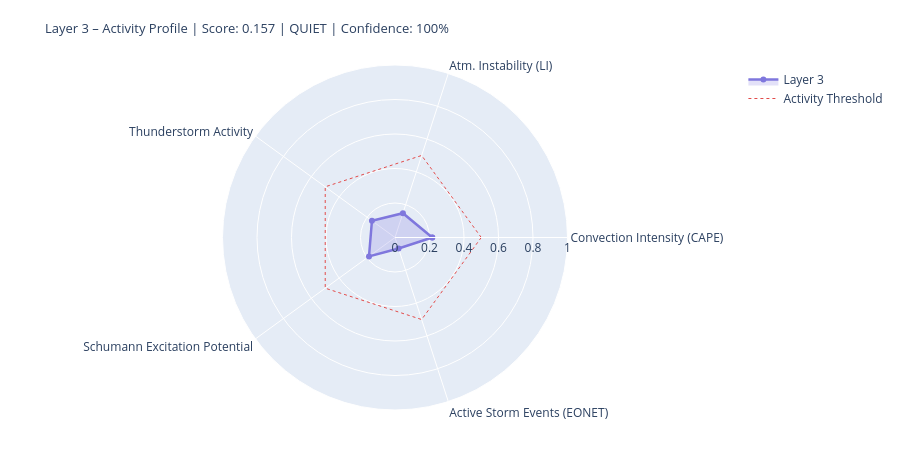

Notebook source saved alongside this figure:
### Markdown cell above
---
## 4. State Assessment & Handoff to Layer 4/5

### Code cell
# ============================================================
# LAYER-3-SCORE
# Five dynamic components
# ============================================================

def norm(v, lo, hi):
    if v is None or (isinstance(v, float) and math.isnan(v)): return None
    return round(max(0.0, min(1.0, (v - lo) / (hi - lo))), 4)

# --- 1) Convection intensity (global CAPE mean) ---
cape_mean = df_atm['cape'].dropna().mean() if not df_atm.empty else None
conv_score = norm(cape_mean, 0, 3000)
conv_src   = 'primary' if cape_mean is not None else 'missing'

# --- 2) Atmospheric instability (LI mean) ---
li_mean   = df_atm['li'].dropna().mean() if not df_atm.empty else None
# Negative LI = unstable → higher score
instab_score = norm(-li_mean if li_mean is not None else None, -6, 6)
instab_src   = 'primary' if li_mean is not None else 'missing'

# --- 3) Thunderstorm activity (mean thunder score + WMO count) ---
thunder_mean = df_atm['thunder_score'].mean() if not df_atm.empty else None
n_thunder    = int(df_atm['thunderstorm'].sum()) if not df_atm.empty else 0
thunder_score_val = norm(
    (thunder_mean or 0) * 0.7 + n_thunder * 0.1, 0, 1.0
) if thunder_mean is not None else None
thunder_src = 'primary'

# --- 4) Schumann excitation potential (weighted Schumann contribution) ---
schumann_pot = df_atm['schumann_contribution'].mean() if not df_atm.empty else None
# Boosted by Layer-2 thunderstorm trigger
if schumann_pot is not None and l2_thunder:
    schumann_pot = min(1.0, schumann_pot * 1.2)
schumann_score = norm(schumann_pot, 0, 1.0) if schumann_pot is not None else None
schumann_src   = 'derived'

# --- 5) Storm activity (NASA EONET) ---
# Distinction: None = data not loaded, 0.0 = loaded but no events
storm_score = None
storm_src   = 'missing'
if raw.get('storms') is not None:          # API reached successfully
    storm_score = norm(len(storm_events), 0, 30) if storm_events else 0.0
    storm_src   = 'primary'

# X-Ray and Kp: context only, not in dynamic score
# (X-Ray = Layer-0/4 driver; Kp = geomagnetic index, not a lightning proxy)
xray_context = None
if raw.get('xray'):
    df_xc = pd.DataFrame(raw['xray'])
    fc = next((c for c in df_xc.columns
               if any(k in c.lower() for k in ['flux','long']) and 'time' not in c.lower()),
              df_xc.columns[1])
    df_xc[fc] = pd.to_numeric(df_xc[fc], errors='coerce')
    xray_last = df_xc[fc].dropna().iloc[-1] if not df_xc[fc].dropna().empty else None
    if xray_last:
        xray_class = ('X' if xray_last>=1e-4 else 'M' if xray_last>=1e-5
                      else 'C' if xray_last>=1e-6 else 'B')
        xray_context = {'flux': float(xray_last), 'class': xray_class}
        print(f'X-Ray context: {xray_class}-class ({xray_last:.2e} W/m²)')

# --- Aggregate ---
COMPONENTS = {
    'Convection Intensity (CAPE)':  {'score': conv_score,       'source': conv_src,    'dynamic': True},
    'Atm. Instability (LI)':         {'score': instab_score,     'source': instab_src,  'dynamic': True},
    'Thunderstorm Activity':              {'score': thunder_score_val, 'source': thunder_src, 'dynamic': True},
    'Schumann Excitation Potential':   {'score': schumann_score,   'source': schumann_src,'dynamic': True},
    'Active Storm Events (EONET)': {'score': storm_score,      'source': storm_src,   'dynamic': True},
}

available   = {k: v['score'] for k, v in COMPONENTS.items() if v['score'] is not None}
unavailable = [k for k, v in COMPONENTS.items() if v['score'] is None]
layer3_score = round(sum(available.values()) / len(available), 4) if available else None
confidence   = round(len(available) / len(COMPONENTS), 2)
level = ('unknown' if layer3_score is None
         else 'quiet'   if layer3_score < 0.3
         else 'moderate' if layer3_score < 0.6
         else 'active')
dominant_l3 = max(available, key=available.get) if available else 'none'

# --- Ausgabe ---
W = 68
print('=' * W)
print('LAYER 3 – ATMOSPHERE / WEATHER / THUNDERSTORMS – STATE ASSESSMENT')
print('=' * W)
for name, comp in COMPONENTS.items():
    s = comp['score']
    if s is not None:
        bar = '█' * int(s * 20) + '░' * (20 - int(s * 20))
        print(f'  {name:<36} {bar}  {s:.3f}  [{comp["source"]}]')
    else:
        print(f'  {name:<36} {"─" * 20}  n/a   [missing]')
print('-' * W)
print(f'  Score:        {layer3_score:.3f}  ({len(available)}/{len(COMPONENTS)} components)')
print(f'  Confidence:   {confidence:.0%}')
print(f'  Level:        {level.upper()}')
print(f'  Dominant:     {dominant_l3}')
print(f'  CAPE mean:    {cape_mean:.0f} J/kg' if cape_mean else '  CAPE mean:    n/a')
print(f'  LI mean:      {li_mean:.1f} K' if li_mean is not None else '  LI mean:      n/a')
print(f'  Thunderstorms:{n_thunder} points (WMO)  +  {len(storm_events)} NASA EONET')
print('=' * W)

# Radar
cats   = list(available.keys())
vals_r = list(available.values())
if len(cats) >= 3:
    fig = go.Figure()
    fig.add_trace(go.Scatterpolar(
        r=vals_r + [vals_r[0]], theta=cats + [cats[0]],
        fill='toself', fillcolor='rgba(127,119,221,0.22)',
        line=dict(color='#7F77DD', width=2.5), name='Layer 3'
    ))
    fig.add_trace(go.Scatterpolar(
        r=[0.5] * (len(cats)+1), theta=cats + [cats[0]],
        line=dict(color='#E24B4A', dash='dot', width=1),
        mode='lines', name='Activity Threshold'
    ))
    fig.update_layout(
        title=dict(
            text=f'Layer 3 – Activity Profile | Score: {layer3_score:.3f} | {level.upper()} | Confidence: {confidence:.0%}',
            font=dict(size=13)
        ),
        polar=dict(radialaxis=dict(visible=True, range=[0, 1])),
        height=450, showlegend=True,
        margin=dict(l=60, r=60, t=65, b=40)
    )
    fig.show()

### Figure 1 — Plotly figure (JSON) as saved in the notebook; plotly's stock layout.template omitted (floating-point values rounded to 4 significant figures)
{"data": [{"fill": "toself", "fillcolor": "rgba(127,119,221,0.22)", "line": {"color": "#7F77DD", "width": 2.5}, "name": "Layer 3", "r": [0.216, 0.1483, 0.1652, 0.1864, 0.0667, 0.216], "theta": ["Convection Intensity (CAPE)", "Atm. Instability (LI)", "Thunderstorm Activity", "Schumann Excitation Potential", "Active Storm Events (EONET)", "Convection Intensity (CAPE)"], "type": "scatterpolar"}, {"line": {"color": "#E24B4A", "dash": "dot", "width": 1}, "mode": "lines", "name": "Activity Threshold", "r": [0.5, 0.5, 0.5, 0.5, 0.5, 0.5], "theta": ["Convection Intensity (CAPE)", "Atm. Instability (LI)", "Thunderstorm Activity", "Schumann Excitation Potential", "Active Storm Events (EONET)", "Convection Intensity (CAPE)"], "type": "scatterpolar"}], "layout": {"height": 450, "margin": {"b": 40, "l": 60, "r": 60, "t": 65}, "polar": {"radialaxis": {"range": [0, 1], "visible": true}}, "showlegend": true, "title": {"font": {"size": 13}, "text": "Layer 3 – Activity Profile | Score: 0.157 | QUIET | Confidence: 100%"}}}
